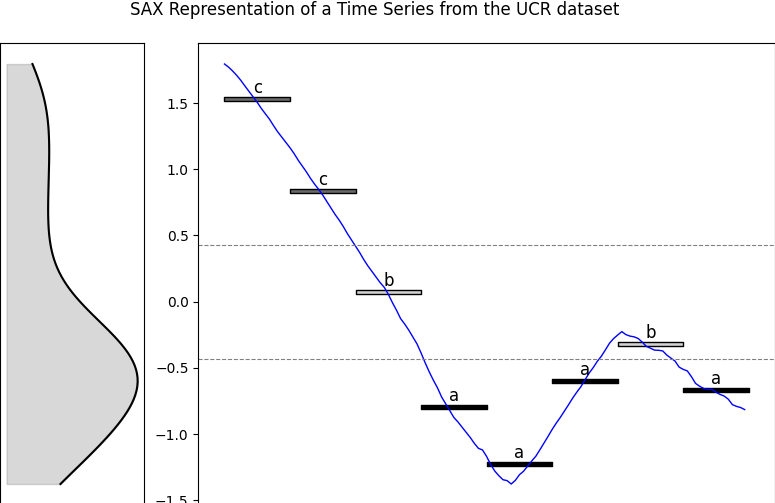

Write Python code to recreate this figure.
#!/usr/bin/env python3
# -*- coding: utf-8 -*-

import numpy as np
import matplotlib.pyplot as plt
from matplotlib import gridspec
import scipy.stats as stats
from sax import SAX
from experiment1 import load_ucr_file

def main():
    file_path = "../UCR_TS_Archive_2015/Herring/Herring_TEST"
    labels, series = load_ucr_file(file_path)

    ts = series[0][:128]
    
    w = 8
    a = 3
    x_width = 128//w
    # Color mapping for the alphabet: 'a' black, 'b' light grey, 'c' dark grey
    color_map = {'a': 'black', 'b': 'lightgrey', 'c': 'dimgray'}
    sax_letters = SAX(w=w, a=a, ts=ts).transform()

    breakpoints = SAX.get_breakpoints(a)
    
    fig = plt.figure(figsize=(10,6))
    # Create a gridspec with two columns:
    # Left: density (narrow), Right: main time-series and SAX bars
    gs = gridspec.GridSpec(1, 2, width_ratios=[1, 4], wspace=0.15)

    ax_density = fig.add_subplot(gs[0])
    # Compute a density estimate using a Gaussian KDE
    kde = stats.gaussian_kde(ts)
    ts_vals = np.linspace(np.min(ts), np.max(ts), 100)
    density = kde(ts_vals)
    ax_density.plot(density, ts_vals, color='k')
    ax_density.fill_betweenx(ts_vals, density, color='grey', alpha=0.3)
    ax_density.set_xlabel('')
    ax_density.set_ylabel('')
    ax_density.set_xticks([])
    ax_density.set_yticks([])

    # Main time series plot on right
    ax_main = fig.add_subplot(gs[1])
    time = np.arange(len(ts))
    ax_main.plot(time, ts, color='blue', lw=1)
    ax_main.set_xlabel('')
    ax_main.set_ylabel('')
    ax_main.tick_params(axis='both', which='both', labelsize=10)

    # Add horizontal grey lines for breakpoints across the main plot
    for bp in breakpoints:
        ax_main.axhline(y=bp, color='grey', linestyle='--', lw=0.8)

    bar_height = 0.03  # 3% of the range
    for j, letter in enumerate(sax_letters):
        color = color_map.get(letter, 'gray')
        y = np.mean(ts[j*x_width:(j+1)*x_width])

        ax_main.fill_between([j*x_width, (j+1)*x_width],
                                y, y + bar_height, color=color, edgecolor='black')

        ax_main.text(j * x_width + x_width/2, y + bar_height, letter,
                    color='black', ha='center', va='bottom', fontsize=12)

    ax_main.set_xticklabels([])
    
    plt.suptitle("SAX Representation of a Time Series from the UCR dataset", fontsize=12, y=0.95)
    plt.savefig('sax_plot.png')
    plt.tight_layout()
    plt.show()

if __name__ == '__main__':
    main()
